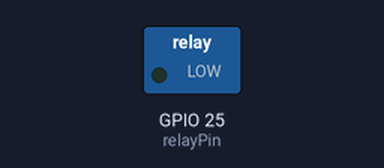
Simulated run of this sketch. Board: ESP32. Parts: switched loads named in the sketch (green lamp = pin HIGH).

Above: at 1.5 s.
At 4.5 s:
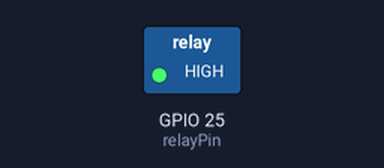
Timing chart, 0 to 7.8 s (numbered marks = the images above):
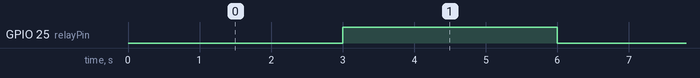

The sketch:

relay_test.ino
```cpp
int relayPin = 25;

void setup() {

  pinMode(relayPin, OUTPUT);
}

void loop() {

  digitalWrite(relayPin, LOW);

  delay(3000);

  digitalWrite(relayPin, HIGH);

  delay(3000);
}
```

Measured:
- by itself, GPIO 25 (relayPin): alternates HIGH for 3.0 s and LOW for 3.0 s
